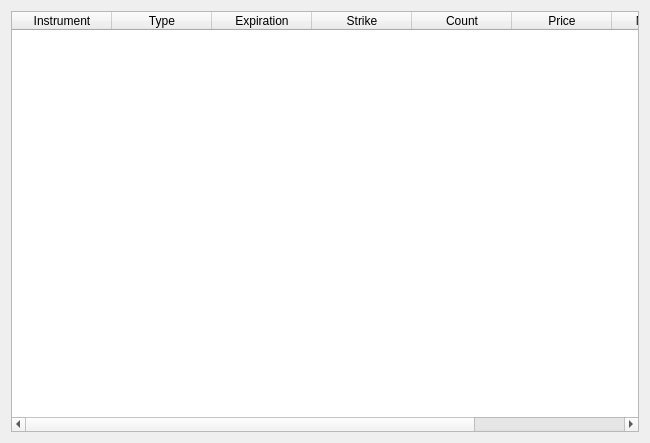
<?xml version="1.0" encoding="UTF-8"?>
<ui version="4.0">
 <class>Form</class>
 <widget class="QWidget" name="Form">
  <property name="geometry">
   <rect>
    <x>0</x>
    <y>0</y>
    <width>650</width>
    <height>443</height>
   </rect>
  </property>
  <property name="windowTitle">
   <string>Form</string>
  </property>
  <layout class="QGridLayout" name="gridLayout">
   <item row="0" column="0">
    <layout class="QVBoxLayout" name="verticalLayout_2" stretch="8">
     <item>
      <widget class="QTableWidget" name="options_table">
       <column>
        <property name="text">
         <string>Instrument</string>
        </property>
       </column>
       <column>
        <property name="text">
         <string>Type</string>
        </property>
       </column>
       <column>
        <property name="text">
         <string>Expiration</string>
        </property>
       </column>
       <column>
        <property name="text">
         <string>Strike</string>
        </property>
       </column>
       <column>
        <property name="text">
         <string>Count</string>
        </property>
       </column>
       <column>
        <property name="text">
         <string>Price</string>
        </property>
       </column>
       <column>
        <property name="text">
         <string>Mkt Value</string>
        </property>
       </column>
       <column>
        <property name="text">
         <string>UPNL</string>
        </property>
       </column>
      </widget>
     </item>
    </layout>
   </item>
  </layout>
 </widget>
 <resources/>
 <connections/>
</ui>
